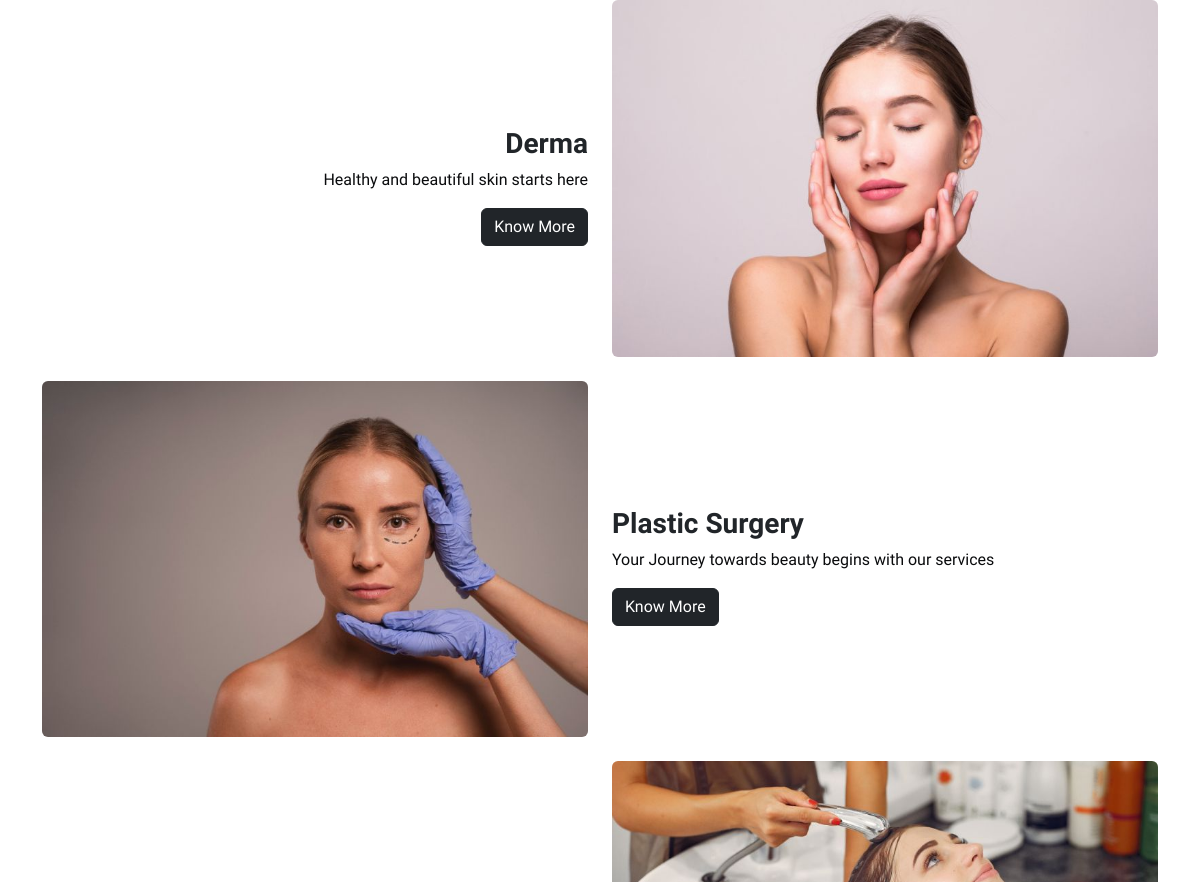
Before: /index.php/service (middle part) with the older database file.
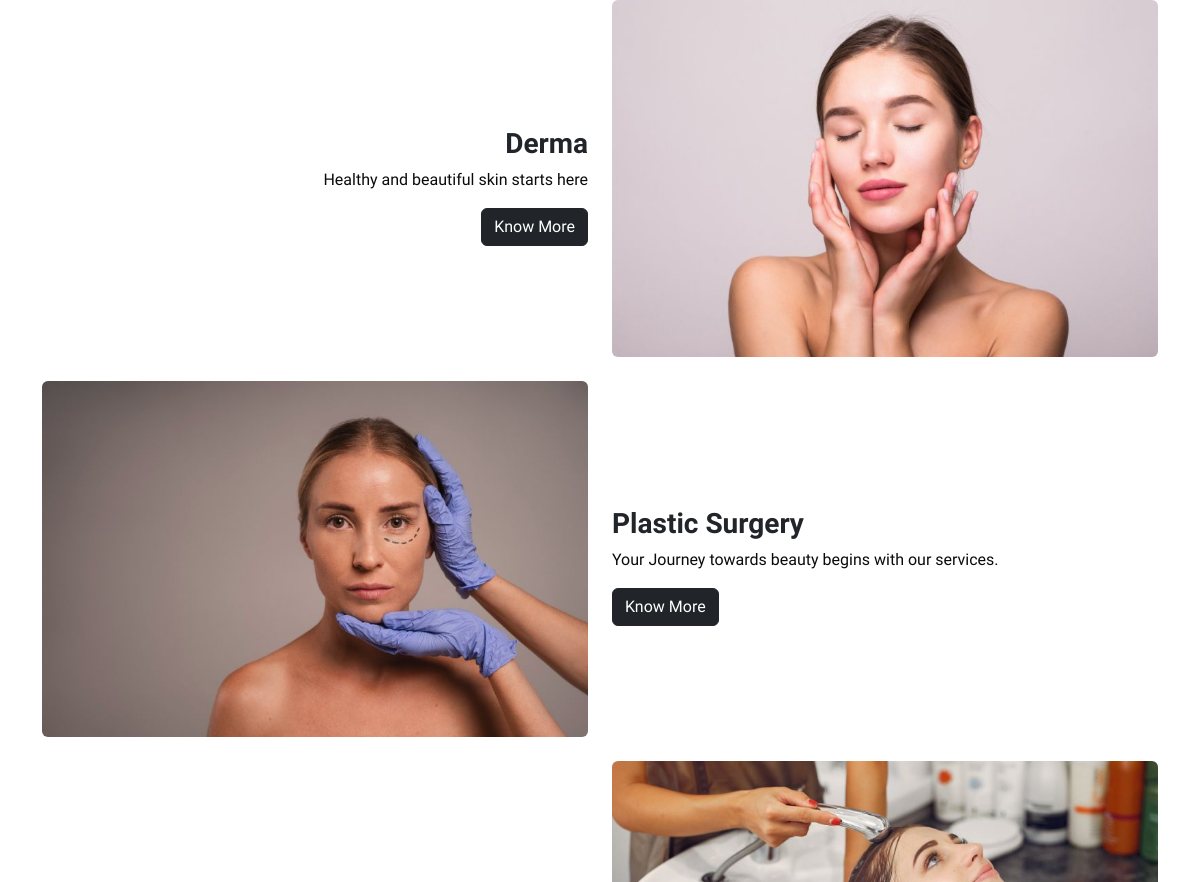
After: the same page with the newer database file.
### tables this page shows
CREATE TABLE `main_services` (
  `id` int(11) NOT NULL,
  `service_name` varchar(255) NOT NULL,
  `description` text DEFAULT NULL,
  `image_path` varchar(255) DEFAULT NULL,
  `created_at` timestamp NOT NULL DEFAULT current_timestamp(),
  `updated_at` timestamp NOT NULL DEFAULT current_timestamp() ON UPDATE current_timestamp(),
  `service_name_ar` varchar(255) DEFAULT NULL,
  `description_ar` text DEFAULT NULL
);

### application/controllers/Service.php (called while the page is built, shortened)
<?php
class Service extends CI_Controller {
    public function __construct() {
        $this->load->helper('url');
        $this->load->model('main_services_model');
        $this->load->library('session');
    }
    public function index() {
        $data['main_services'] = $this->main_services_model->get_all_main_services();
        $this->load->view('pages/services', $data);
    }
}

### index.php (called while the page is built, shortened)
<?php
require_once BASEPATH.'core/CodeIgniter.php';

### application/models/Main_services_model.php (called while the page is built, shortened)
<?php
class Main_services_model extends CI_Model {
    public function get_all_main_services() {
        $query = $this->db->get('main_services');
        return $query->result_array();
    }
}

### application/views/pages/services.php (the view, shortened to what this page needs)
<!DOCTYPE html>
<html>
    <head>
        <link href="https://cdn.jsdelivr.net/npm/bootstrap@5.3.0-alpha1/dist/css/bootstrap.min.css" rel="stylesheet">
        <link rel="stylesheet" href="https://cdnjs.cloudflare.com/ajax/libs/font-awesome/6.5.0/css/all.min.css">
        <link rel="stylesheet" href="<?php echo base_url('assets/css/nav.css'); ?>">
        <link rel="stylesheet" href="<?php echo base_url('assets/css/general.css'); ?>">
        <link rel="stylesheet" href="<?php echo base_url('assets/css/services.css'); ?>">
    </head>
    <body>
        <div class="container my-5">
            <?php foreach ($main_services as $index => $main_service): ?>
                <div class="row align-items-center mb-4">
                    <div class="col-md-6 <?php echo $index % 2 == 1 ? 'order-md-2' : ''; ?>">
                        <img src="<?= base_url($main_service['image_path']); ?>" alt="<?= $main_service['service_name']; ?>"
                            class="img-fluid rounded" />
                    </div>
                    <div class="col-md-6 <?php echo $index % 2 == 1 ? 'order-md-1 text-md-end' : ''; ?>">
                        <h3 class="mt-3"><?= $main_service['service_name']; ?></h3>
                        <p><?= substr($main_service['description'],0,53); ?></p>
                        <a href="<?= base_url('services/type/' . $main_service['id']); ?>" class="btn btn-dark">
                            Know More
                        </a>
                    </div>
                </div>
            <?php endforeach; ?>
        </div>
    </body>
</html>

Changed rows visible on the page:
changed main_services "Plastic Surgery": description "Your Journey towards beauty begins with our services" → "Your Journey towards beauty begins with our services."
